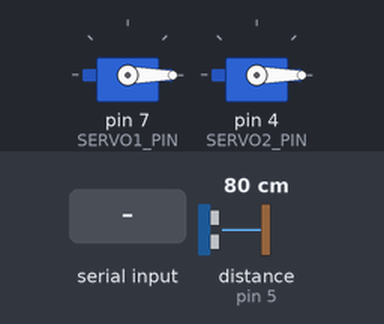
A sketch run on a simulated Arduino Uno, built with avr-gcc and run on an emulated ATmega328P. On the bench: 2 × servo. The test bench sets the inputs (shaded band); at power-on: distance to the obstacle (sensor on pin 5) 80 cm. The echo pulse lasts 58.3 µs per cm; what the sketch prints to the serial monitor is not drawn.

Above: at 1.2 s.
1.3 s: "P" received over Serial
Timing chart, 0 to 4.3 s (numbered marks = the images above; inputs shaded):
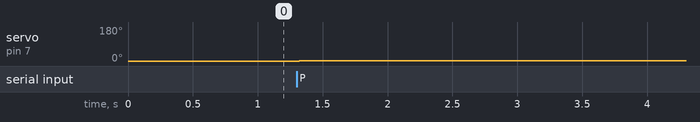

The sketch:

Arduino_Radar_360.ino
```cpp
/*
 * Arduino Radar 360
 *
 * Designed by ZulNs @Gorontalo, 13 March 2021
 */

#include <Servo.h>

#define SERVO1_PIN 7
#define TRIG1_PIN  6
#define ECHO1_PIN  5
#define SERVO2_PIN 4
#define TRIG2_PIN  3
#define ECHO2_PIN  2

Servo servo1;
Servo servo2;

void setup() {
  Serial.begin(76800);

  pinMode(TRIG1_PIN, OUTPUT);
  pinMode(TRIG2_PIN, OUTPUT);
  servo1.attach(SERVO1_PIN);
  servo2.attach(SERVO2_PIN);

  servo1.write(0);
  servo2.write(0);
}

void loop() {
  static int16_t angle = 1;
  float distance;
  uint8_t chr;

  while (Serial.available()) {
    chr = Serial.read();
    if (chr == 'P') {
      if (angle < 180) {
        distance = getDistance(TRIG1_PIN, ECHO1_PIN);
      }
      else {
        distance = getDistance(TRIG2_PIN, ECHO2_PIN);
      }
      Serial.print(String(angle) + "," + String(distance, 2) + ";");
      ++angle;
      if (angle == 180) {
        servo1.write(0);
      }
      else if (angle == 360) {
        servo2.write(0);
        angle = 0;
      }
      else if (angle < 180) {
        servo1.write(angle);
      }
      else {
        servo2.write(angle);
      }
    }
  }
}

float getDistance(uint8_t trigPin, uint8_t echoPin) {
  uint32_t duration;

  digitalWrite(trigPin, LOW);
  delayMicroseconds(4);
  digitalWrite(trigPin, HIGH);
  delayMicroseconds(12);
  digitalWrite(trigPin, LOW);
  duration = pulseIn(echoPin, HIGH, 18000UL);
  if (duration == 0) {
    duration = 18000UL;
  }
  delayMicroseconds(18001UL - duration);
  return duration * 0.01715; // return in cm
}
```

Measured:
- after the input at 1.3 s, servo on pin 7 (SERVO1_PIN): 0° → 2° at once
